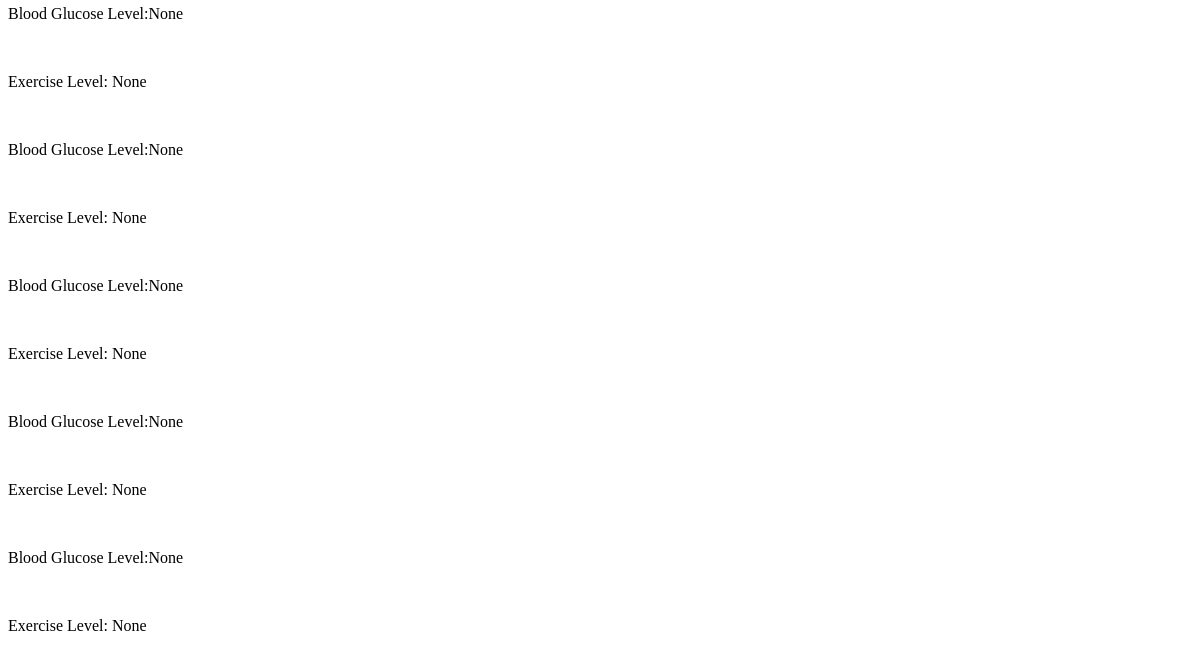
Page /user/lzhuang/portfolio (signed in, lower part) on the earlier database version.
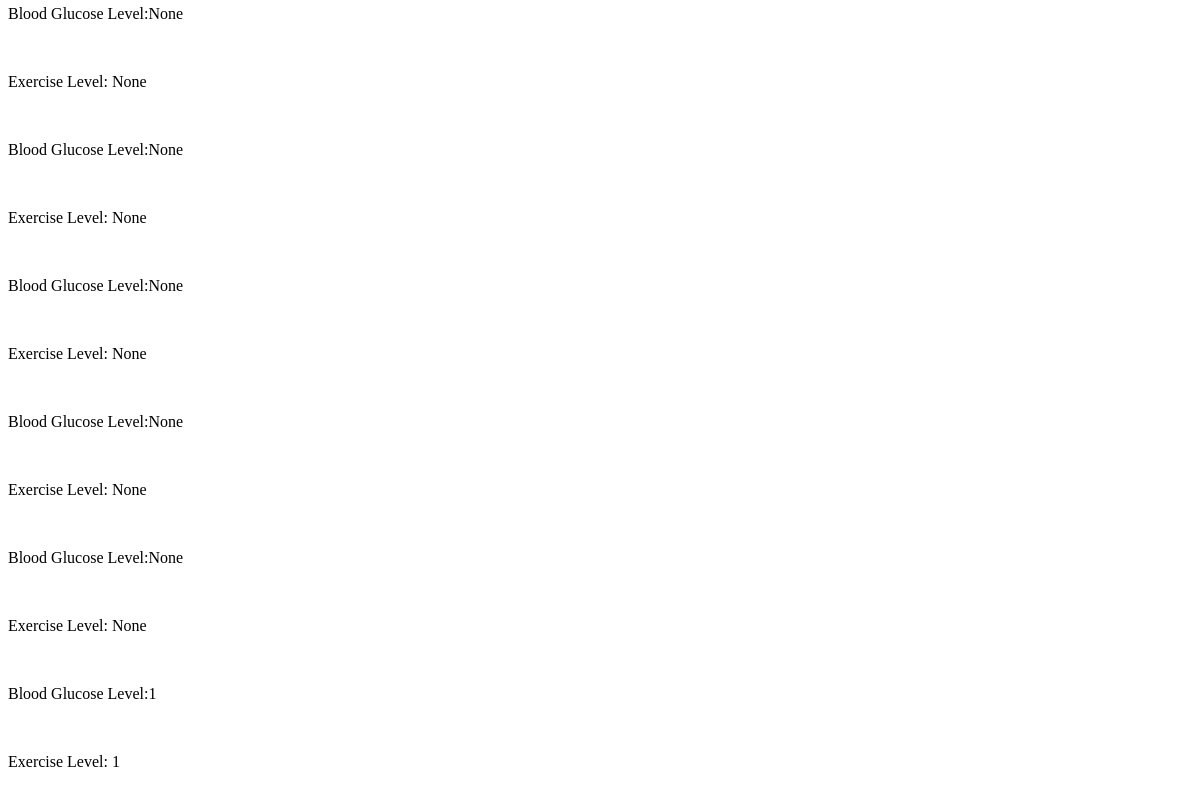
Same page on the later database version.
### app.py (models this page shows)
class Log(db.Model):
  id = db.Column(db.Integer, primary_key=True)
  bloodL = db.Column(db.Integer, index=True)
  exerciseL=db.Column(db.String(50), index=True)
  user_id=db.Column(db.Integer,db.ForeignKey('user.id'))

### app.py (the view)
@app.route('/user/<username>/portfolio',methods=['Get','POST'])
@login_required
def portfolio(username):
  user=User.query.filter_by(username=username).first_or_404()
  logs=Log.query.filter_by(user_id=user.id).all()
  return render_template("portfolio.html",logs=logs,username=username)

### app.py (called while the page is built)
@login_manager.user_loader
def load_user(user_id):
  return User.query.get(int(user_id))

### templates/portfolio.html (shortened to what this page needs)
{% extends 'navigation.html' %}
{% block content %}
    {% for l in logs %}
        <p>Blood Glucose Level:{{l.bloodL}}</p><br>
        <p>Exercise Level: {{l.exerciseL}}</p><br>
    {% endfor %}
    {% endblock %}

### templates/navigation.html (shortened to what this page needs)
<html lang="en">
<head>
</head>
<body>
    {% block content %} {% endblock %}
    </body>
    </html>

Differences in the rows shown:
added Log: bloodL "1", exerciseL "1"
